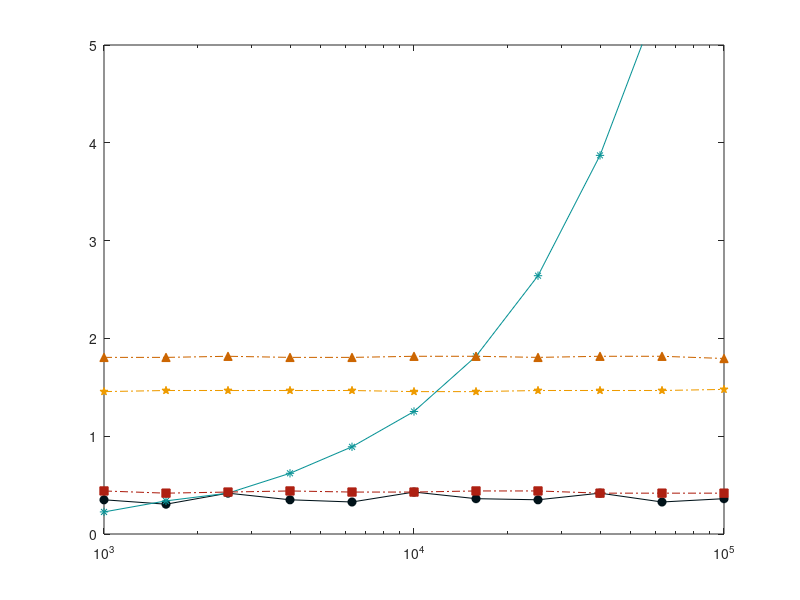

The MATLAB source for this figure: (Note: this script raises an error after producing the figure.)
close all
clear all
addpath('functions')
c = {[0,18,25]/255,[9,147,150]/255,[238,155,0]/255,[204,102,2]/255,[174 32 18]/255};

line1=[1.80586907449210e+000
1.80586907449210e+000
1.81715575620767e+000
1.80586907449210e+000
1.80586907449210e+000
1.81715575620767e+000
1.81715575620767e+000
1.80586907449210e+000
1.81715575620767e+000
1.81715575620767e+000
1.79458239277652e+000]

line2=[1.45598194130926e+000
1.46726862302483e+000
1.46726862302483e+000
1.46726862302483e+000
1.46726862302483e+000
1.45598194130926e+000
1.45598194130926e+000
1.46726862302483e+000
1.46726862302483e+000
1.46726862302483e+000
1.47855530474041e+000]

line3=[2.25733634311512e-001
3.38600451467269e-001
4.17607223476298e-001
6.20767494356659e-001
8.91647855530474e-001
1.25282167042889e+000
1.81715575620767e+000
2.64108352144470e+000
3.87133182844244e+000
5.12415349887133e+000]

line4=[
4.40180586907449e-001
4.17607223476298e-001
4.28893905191874e-001
4.40180586907449e-001
4.28893905191874e-001
4.28893905191874e-001
4.40180586907449e-001
4.40180586907449e-001
4.17607223476298e-001
4.17607223476298e-001
4.17607223476298e-001]

line5=[
3.49887133182844e-001
3.04740406320542e-001
4.17607223476298e-001
3.49887133182844e-001
3.27313769751693e-001
4.28893905191874e-001
3.61173814898420e-001
3.49887133182844e-001
4.17607223476298e-001
3.27313769751693e-001
3.61173814898420e-001]


figure 
semilogx(10.^[3:0.2:5],line5,'Color',c{1},'LineWidth',0.75,'LineStyle','-','Marker','o','MarkerFaceColor',c{1})
hold on
semilogx(10.^[[3:0.2:4.6] 4.75],line3,'Color',c{2},'LineWidth',0.75,'LineStyle','-','Marker','*','MarkerFaceColor',c{2})
hold on
semilogx(10.^[3:0.2:5],line2,'Color',c{3},'LineWidth',0.75,'LineStyle','-.','Marker','p','MarkerFaceColor',c{3})
hold on
semilogx(10.^[3:0.2:5],line1,'Color',c{4},'LineWidth',0.75,'LineStyle','-.','Marker','^','MarkerFaceColor',c{4})
hold on
semilogx(10.^[3:0.2:5],line4,'Color',c{5},'LineWidth',0.75,'LineStyle','-.','Marker','s','MarkerFaceColor',c{5})
ylim([0 5])
fun_set_axis_size('Number of Tags','Time (s)',16,[420 300]);
legend('ATD','UPE','FENB','ZOE','SRC','Location','northwest')
grid on



% function [] = fun_draw_alpha(beta)
% n = 10000; 
% Times = [];
% % Times1 = [];
% Times2 = [];
% Times3 = [];
% for alpha = 0.02:0.02:0.1
%     Times =[Times; fun_get_BestQ(alpha,beta,n)];
% %     Times1 =[Times1; fun_get_ART(alpha,beta)];
%     Times2 =[Times2; fun_get_FNEB(alpha,beta,n)];
%     Times3 =[Times3; fun_get_UPE(alpha,beta,n)];
% end
% c = {[0,18,25]/255,[9,147,150]/255,[238,155,0]/255,[174 32 18]/255};
% figure
% plot(  0.02:0.02:0.1,Times/1000,'--s','Color',c{1},'LineWidth',0.75)
% hold on
% % semilogy(  0.01:0.02:0.2,Times(1:2:20)/1000,'s','Color',c(1,:),'LineWidth',0.75)
% % hold on
% % semilogy(0.01:0.01:0.2,smooth(Times1)/1000,'-*','Color','k','LineWidth',0.75)
% % hold on
% plot(  0.02:0.02:0.1,Times2/1000,'-.o','Color',c{2},'LineWidth',0.75)
% hold on
% % semilogy(  0.01:0.02:0.2,Times2(1:2:20)/1000,'o','Color',c(3,:),'LineWidth',0.75)
% % hold on
% plot(  0.02:0.02:0.1,Times3/1000,'-*','Color',c{3},'LineWidth',0.75)
% % hold on
% % semilogy(  0.01:0.02:0.2,Times3(1:2:20)/1000,'*','Color',c(4,:),'LineWidth',0.75)
% 
% fun_set_axis_size('\alpha','Time (s)',16,[420 300])
% xticks(0.02:0.02:0.1)
% xlim([0.02 0.1])
% grid on
% legend('ATD','FNEB','UPE')
% end
